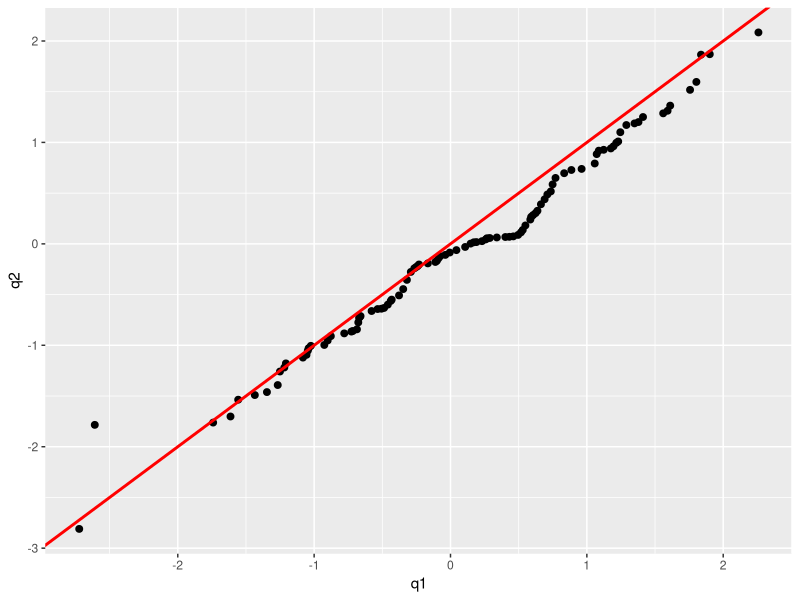
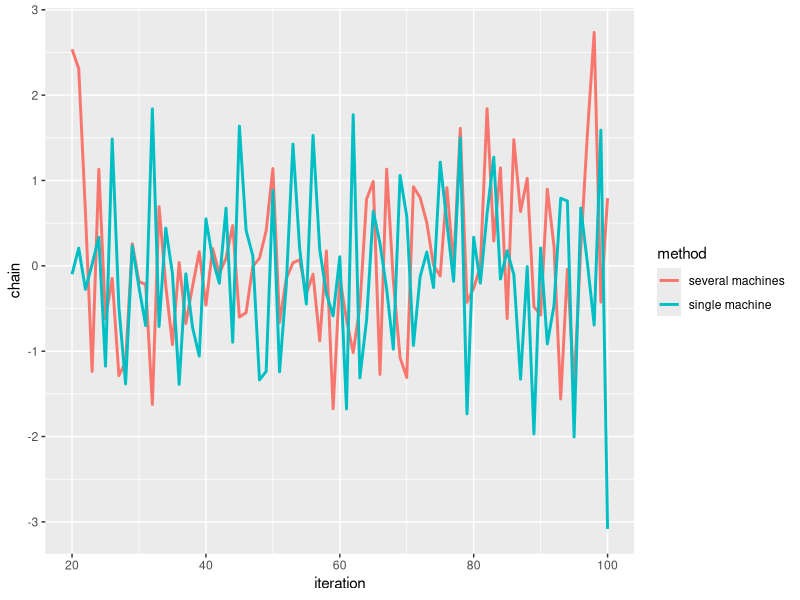
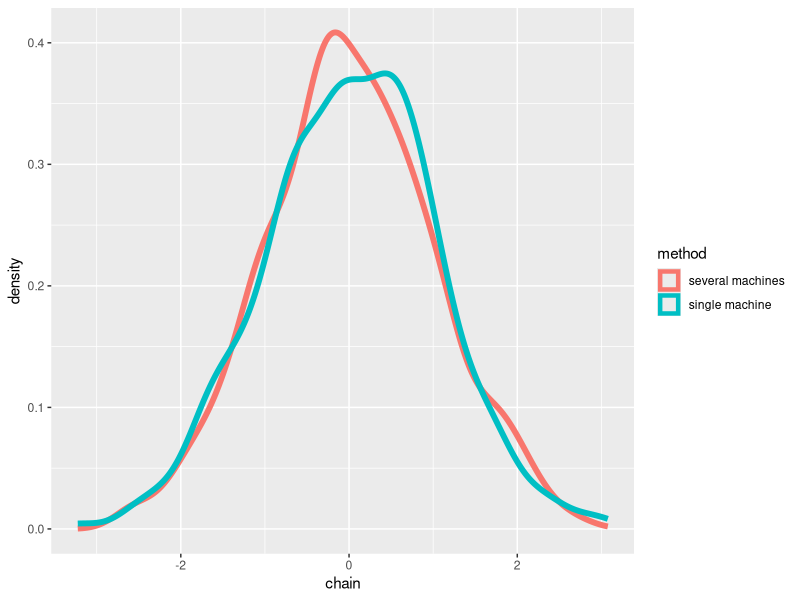
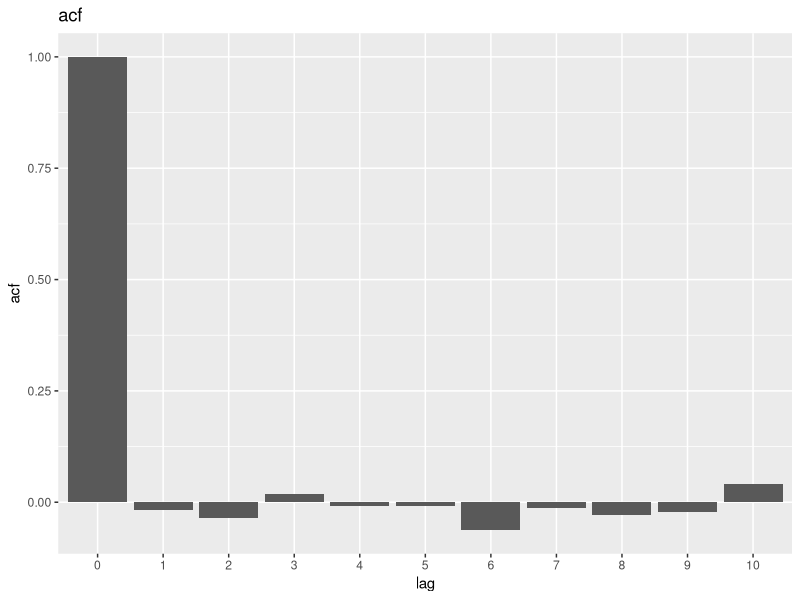

These figures' R source, in order:
QQPlot <- function(chain1, chain2, line = TRUE, size_point = 2, size_line =1, ...){
# QQPlot creates a qqplot that compares two Markov chains
# if qqline = TRUE we plot also the line (y=x)
  require(ggplot2)
 
  q1 <- quantile(chain1, probs = seq(0, 1, 0.01), na.rm = FALSE)
  q2 <- quantile(chain2, probs = seq(0, 1, 0.01), na.rm = FALSE)
  df <- data.frame(q1 = q1, q2 = q2)
  
  l <- list(...)
  p <-  ggplot(df, aes(x=q1, y=q2)) + geom_point(size = size_point) +l
  if (line){
    p <- p + geom_abline(intercept = 0, slope = 1, col='red', size = size_line)
  }
  p
}

# example for QQPlot
p <- QQPlot(chain1=rnorm(100), chain2=rnorm(100))
p 


TracePlot <- function(list_of_vectors, method = NULL, burn_in = 0.1, size_line = 1, ...){
  # TracePlot prepares a trace plot for one or several Markov chains
  # TracePlot args: list_of_vectors - a list containing vectors of our Markov chains (it may be a list of one vector only)  
  #                          method - a vector containing names of methods (usually c('single machine', 'several machines'))
  #                         burn_in - a proportion of samples to be burned_in  
  #                       size_line - size of the line in the plot 
  #  
  # TO DO solve the problem with burn_in (we want it to be the proportion)
  require(ggplot2)
  l <- list(...)
  list_of_vectors_after_burn_in <- lapply(list_of_vectors, function(x){
    x[floor(length(x)*burn_in):length(x)]
  })
  chain <- unlist(list_of_vectors_after_burn_in)
  
  iteration <- unlist(lapply(list_of_vectors, function(x) floor(length(x)*burn_in):length(x)))
  df <- data.frame(chain = chain, iteration = iteration)
  
  if(is.null(method)){
    p <- ggplot(df, aes(x=iteration, y=chain)) + geom_line(size = size_line) +  l
  } else {
    df$method <- unlist(lapply(seq_along(list_of_vectors_after_burn_in), function(i) {
      rep(method[i], times = length(list_of_vectors_after_burn_in[[i]]))
    }))
    
    p <- ggplot(df, aes(x=iteration, y=chain, col = method)) + geom_line(size = size_line) + l
  }
  p
}

# example
TracePlot(list(rnorm(100), rnorm(100)), method = c('single machine', 'several machines'), burn_in=0.2)


HistPlot <- function(list_of_vectors, method = NULL, burn_in =0.1, size_line = 1,  ...){
# HistPlot prepares several (or one ) histogram of our Markov chains/chain - different colours applied to different methods
# HistPlot args:  list_of_vectors - a list containing vectors of our Markov chains (it may be a list of one vector only)  
#                          method - a vector containing names of methods (usually c('single machine', 'several machines'))
#                         burn_in - a proportion of samples to be burned_in  
#                       size_line - size of the line in the plot 
  require(ggplot2)
  l <- list(...)
  list_of_vectors_after_burn_in <- lapply(list_of_vectors, function(x){
    x[floor(length(x)*burn_in):length(x)]
  })
  chain <- unlist(list_of_vectors_after_burn_in)
  df <- data.frame(chain=chain)
  
  if(is.null(method)){
    p <- ggplot(df, aes(x=chain)) + geom_density() +  l
  } else {
    df$method <- unlist(lapply(seq_along(list_of_vectors_after_burn_in), function(i) {
      rep(method[i], times = length(list_of_vectors_after_burn_in[[i]]))
    }))
    
    p <- ggplot(df, aes(x = chain, col = method)) + geom_density(size = size_line) +  l
  }
  p
}
  

HistPlot(list(rnorm(1000), rnorm(1000)), method = c('single machine', 'several machines'), 0.2, size_line=2)


ACFPlot <- function(chain, lag.max = 10, ...){
# TO DO: should this function consider a burn-in
# ACFPlot prepares a plot of autocorrelations for subsequent lags
# ACFPlot args:  chain - a vector of values of our Markov chain
#             lag.max  - values of ACF for lag from 0 to lag.max will be displayed  
  
  require(ggplot2)
  l <- list(...)
  
  # creating a data frame with autocorrelations for subsequent values of lag
  df <- with(acf(chain, lag.max, plot = FALSE), data.frame(lag, acf))
  df$lag <- as.factor(df$lag)
  p <- ggplot(df, aes(x = lag, y = acf)) + geom_bar(stat = "identity") + l
  p
}

p <- ACFPlot(chain=rnorm(1000), 10, ggtitle('acf'))
suppressWarnings(print(p))
